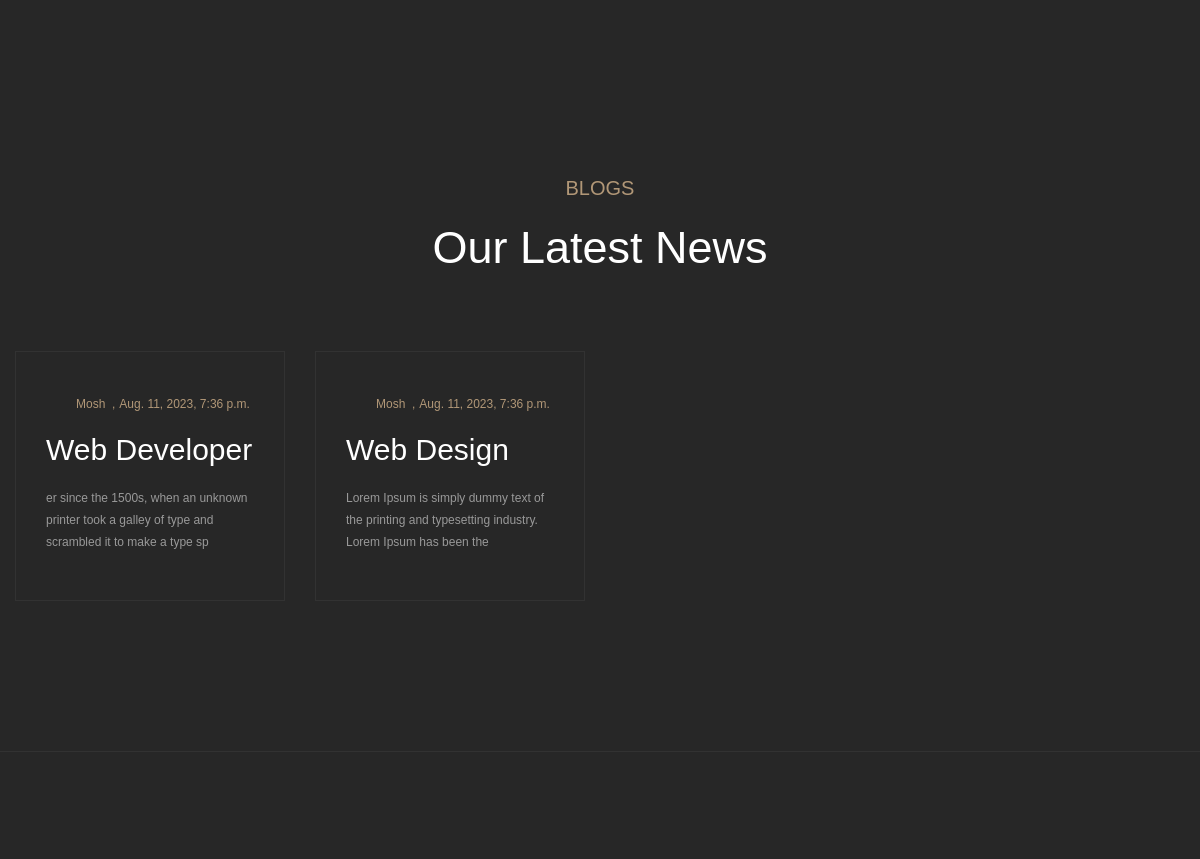
Before: /home-3/ (middle part) with the older database file.
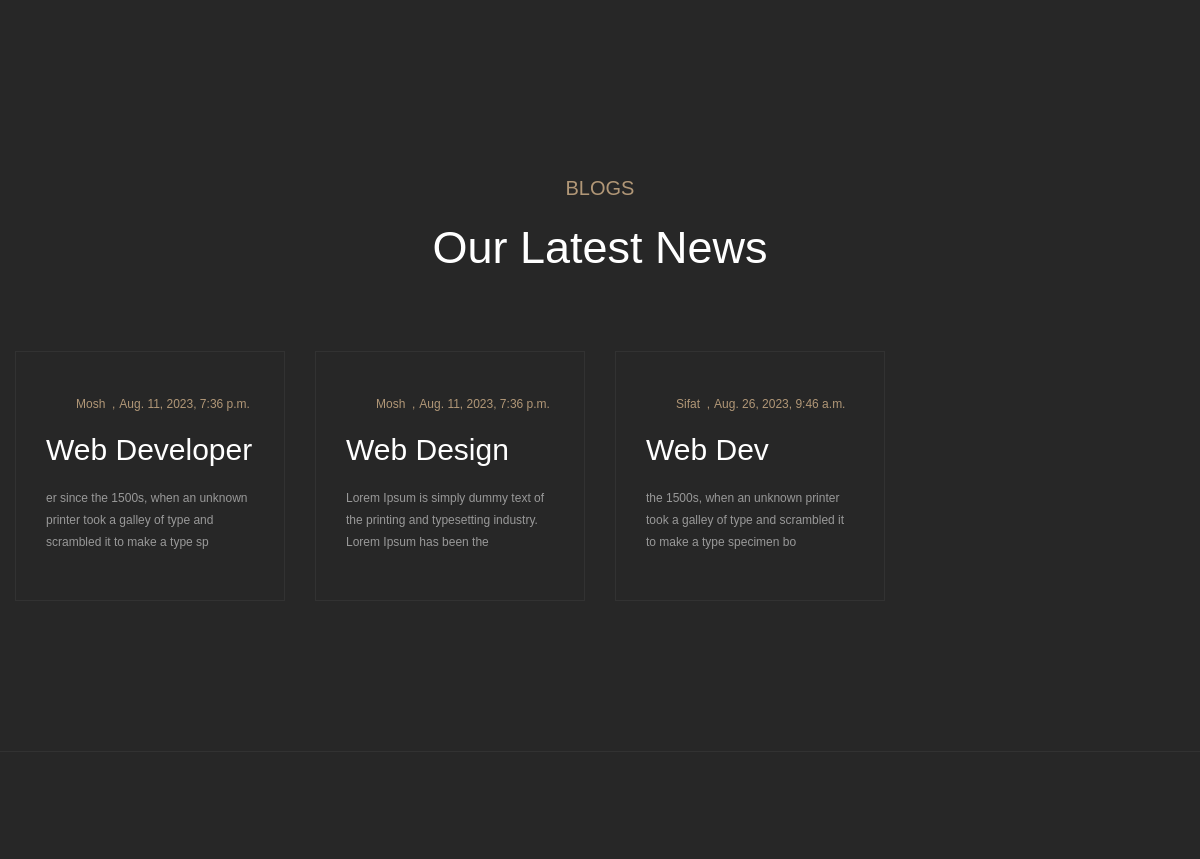
After: the same page with the newer database file.
### website/models.py (models this page shows, shortened)
class LatestNews(models.Model):
    author = models.CharField(max_length=30)
    timestamp = models.DateTimeField(auto_now=True)
    category = models.CharField(max_length=30, null=True)
    title = models.CharField(max_length=60)
    image1 = models.ImageField(upload_to='blog/', null=True)
    image2 = models.ImageField(upload_to='blog/', null=True)
    image3 = models.ImageField(upload_to='blog/', null=True)
    desc = models.TextField(null=True, blank=True)
    desc2 = models.TextField(null=True, blank=True)
    quote = models.TextField(max_length=200, null=True)
    author_of_quote = models.CharField(max_length=30, null=True)
    quote_icon = models.ImageField(upload_to='icon/', null=True)
    @property
    def get_short_desc(self):
        return self.desc[:100]
    def get_short_desc2(self):
        return self.desc[:250]

### website/views.py (the view)
# urls.py: path('home-3/', views.HomeView3.as_view(), name='home-3'),
class HomeView3(TemplateView):
    template_name = 'index-3.html'
    def get_context_data(self, **kwargs):
        context = super().get_context_data(**kwargs)
        context['preLoader'] = PreLoader.objects.all()
        context['infos'] = Info.objects.last()
        context['sliders'] = Slider.objects.all()
        context['abouts'] = About.objects.last()
        context['services'] = Service.objects.filter(is_draft=False)
        context['videos'] = Video.objects.all()
        context['projects'] = Project.objects.all()
        context['clients'] = Client.objects.all()
        context['latestNews'] = LatestNews.objects.all()
        context['photos'] = Gallery.objects.all()
        return context

### website/models.py (called while the page is built)
    @property
    def author_name(self):
        return self.quotes.author_name

    def author_title(self):
        return self.quotes.author_title

    def quote(self):
        return self.quotes.quote

    def author_image(self):
        return self.quotes.author_image

### templates/index-3.html (shortened to what this page needs)
{% extends 'bash.html' %}
{% load static %}
{% block container %}
    <div class="boxed_wrapper">
        <div class="main-content-outerbox clearfix">
            <div class="main-content-column">
                <section class="news-section">
                    <div class="large-container">
                        <div class="sec-title centred">
                            <span class="sub-title">Blogs</span>
                            <h2>{{infos.latestNews_title}}</h2>
                        </div>
                        <div class="row clearfix">
                             {% for ln in latestNews %}
                            <div class="col-lg-3 col-md-6 col-sm-12 news-block">
                                <div class="news-block-one">
                                    <div class="inner-box">
                                        <div class="content-box">
                                            <ul class="post-info clearfix">
                                                <li><i class="icon-16"></i><a href="{% url 'blog-details' ln.id %}">{{ln.author}} &nbsp,</a></li>
                                                <li>{{ln.timestamp}}</li>
                                            </ul>
                                            <h3><a href="{% url 'blog-details' ln.id %}">{{ln.title}}</a></h3>
                                            <p>{{ln.get_short_desc}}</p>
                                        </div>
                                    </div>
                                </div>
                            </div>
                             {% endfor %}
                        </div>
                    </div>
                </section>
             {% include 'footer-3.html' %}
            </div>
        </div>
    </div>
{% endblock %}

Changed rows visible on the page:
added LatestNews: author "Sifat", timestamp "Aug. 26, 2023, 9:46 a.m.", title "Web Dev", get_short_desc "the 1500s, when an unknown printer took a galley of type and scrambled it to make a type specimen bo"
